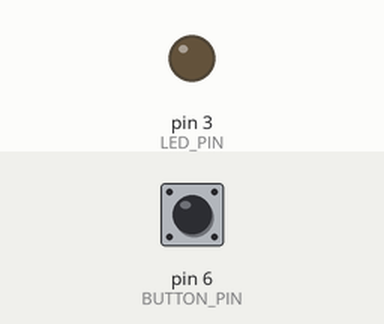
This sketch was run on a simulated Arduino Uno, built with avr-gcc and run on an emulated ATmega328P. Parts: output pins drawn as LEDs (lit = HIGH). Inputs (shaded band) come from the test bench; at power-on: pin 6 (BUTTON_PIN) HIGH.

Above: at 1.2 s.
1.3 s: pin 6 (BUTTON_PIN) pulled LOW for 0.15 s
At 1.52 s:
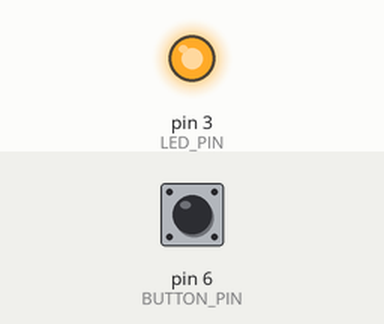
3.0 s: pin 6 (BUTTON_PIN) pulled LOW for 3.2 s
At 7.3 s:
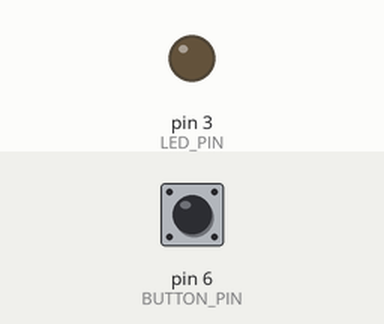
Timing chart, 0 to 8.8 s (numbered marks = the images above; inputs shaded):
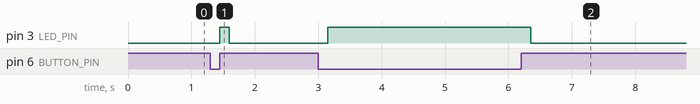

The sketch:

03.button-delay-queue.ino
```cpp
/**
 * action = one time user presses button then releases it
 *
 * buffer is a circular buffer containing raw timestamp pairs with delayDuration added
 *   in which, delayDuration is the duration of the first time button pressed
 *
 * buffer can hold up to (BUFFER_SIZE / 2) pairs of rawStartTime and rawEndTime,
 *   which correspond to (BUFFER_SIZE / 2) actions
 *   if user presses and releases button more than (BUFFER_SIZE / 2) times within a delayDuration time range,
 *   only (BUFFER_SIZE / 2) actions are stored in buffer
 *
 *   e.g.: with BUFFER_SIZE = 10 (max. 5 actions)
 *         press and hold button for 10 seconds, led will light up for 10 seconds
 *         within this 10 seconds, press and hold button (quickly) for 5 (or more) times
 *         after the led lights up for the first time (10 seconds), it will blink for only 4 times
 *         after that, buffer works as usual
 *
 * a zero timestampt in buffer means that the slot is empty
 */

#define LED_PIN       3
#define BUTTON_PIN    6
#define BUFFER_SIZE   100

int pushIndex = 0;  // next possible pushIndex
int popIndex = 0;   // next possible popIndex
unsigned long buffer[BUFFER_SIZE] = {};

unsigned long delayDuration = 0;
unsigned long buttonStartTime = 0;
unsigned long ledEndTime = 0;

bool toBeRejected = false;
bool waitingForEndSignal = false;

void setup() {
  pinMode(LED_PIN, OUTPUT);
  pinMode(BUTTON_PIN, INPUT_PULLUP);
}

void loop() {
  listenToButton();

  if (delayDuration > 0) {
    unsigned long currentTime = millis();
    bool isLedOn = digitalRead(LED_PIN) == HIGH;

    if (isLedOn == true) {
      if (ledEndTime == 0) {    // button has not been released in last loop
        unsigned long rawEndTime = read();
        if (rawEndTime > 0) {   // button has been released
          pop();
          ledEndTime = rawEndTime;
        }
      }

      if (ledEndTime > 0 && currentTime >= ledEndTime) {
        turnOffLed();

        ledEndTime = 0;
      }
    } else {
      unsigned long rawStartTime = read();

      if (rawStartTime > 0 && currentTime >= rawStartTime) {
        pop();
        turnOnLed();

        unsigned long rawEndTime = read();
        if (rawEndTime > 0) {   // button was released
          pop();
          ledEndTime = rawEndTime;
        }
      }
    }
  }
}

void turnOnLed() {
  digitalWrite(LED_PIN, HIGH);
}

void turnOffLed() {
  digitalWrite(LED_PIN, LOW);
}

void listenToButton() {
  unsigned long currentTime = millis();
  bool isButtonPressed = digitalRead(BUTTON_PIN) == LOW;

  // toBeRejected flag:
  //   if user presses a button when buffer is full (push failed on the first loop)
  //   then releases it when the buffer has empty slots,
  //   toBeRejected flag will be set to true to not store this action in buffer
  //   it will be reset everytime user releases the button

  if (isButtonPressed) {
    if (buttonStartTime == 0 && toBeRejected == false) {
      if (push(currentTime) == true) {
        buttonStartTime = currentTime;
      } else {
        toBeRejected = true;
      }
    }
  } else {
    if (buttonStartTime != 0) {
      if (delayDuration == 0) {
        delayDuration = currentTime - buttonStartTime;
        buffer[0] = buffer[0] + delayDuration;
      }

      push(currentTime);
      buttonStartTime = 0;
    }

    toBeRejected = false;
  }
}

bool push(unsigned long value) {
  if (buffer[pushIndex] == 0) {
    buffer[pushIndex] = value + delayDuration;
    pushIndex = (pushIndex + 1) % BUFFER_SIZE;

    return true;
  }

  return false;
}

unsigned long pop() {
  unsigned long value = buffer[popIndex];

  if (value > 0) {
    buffer[popIndex] = 0;
    popIndex = (popIndex + 1) % BUFFER_SIZE;
  }

  return value;
}

unsigned long read() {
  return buffer[popIndex];
}
```

Measured:
- after the input at 1.3 s, pin 3 (LED_PIN): LOW → HIGH after 0.15 s, → LOW 0.15 s later
- after the input at 3.0 s, pin 3 (LED_PIN): LOW → HIGH after 0.15 s, → LOW 3.2 s later
